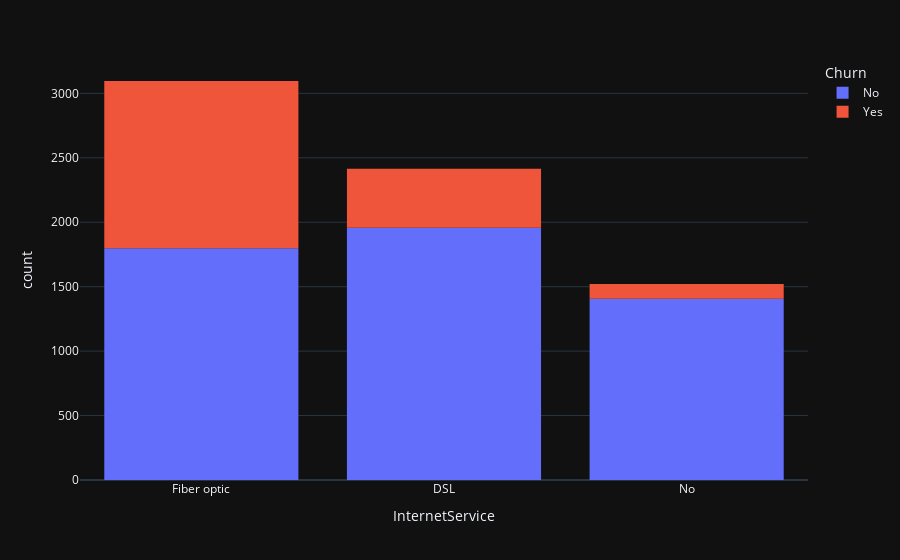

Here is the notebook cell this chart was saved with:
### Code cell
px.histogram(data, x='InternetService', color='Churn', template='plotly_dark')

### Figure 1 — Plotly figure (JSON) as saved in the notebook; plotly's stock layout.template omitted (floating-point values rounded to 4 significant figures; data arrays with more than 128 entries replaced by an {"elided": "..."} marker saying what was removed)
{"data": [{"alignmentgroup": "True", "bingroup": "x", "hovertemplate": "Churn=No<br>InternetService=%{x}<br>count=%{y}<extra></extra>", "legendgroup": "No", "marker": {"color": "#636efa", "pattern": {"shape": ""}}, "name": "No", "offsetgroup": "No", "orientation": "v", "showlegend": true, "type": "histogram", "x": {"elided": "5163 str values"}, "xaxis": "x", "yaxis": "y"}, {"alignmentgroup": "True", "bingroup": "x", "hovertemplate": "Churn=Yes<br>InternetService=%{x}<br>count=%{y}<extra></extra>", "legendgroup": "Yes", "marker": {"color": "#EF553B", "pattern": {"shape": ""}}, "name": "Yes", "offsetgroup": "Yes", "orientation": "v", "showlegend": true, "type": "histogram", "x": {"elided": "1869 str values"}, "xaxis": "x", "yaxis": "y"}], "layout": {"barmode": "relative", "legend": {"title": {"text": "Churn"}, "tracegroupgap": 0}, "margin": {"t": 60}, "xaxis": {"anchor": "y", "domain": [0, 1], "title": {"text": "InternetService"}}, "yaxis": {"anchor": "x", "domain": [0, 1], "title": {"text": "count"}}}}
